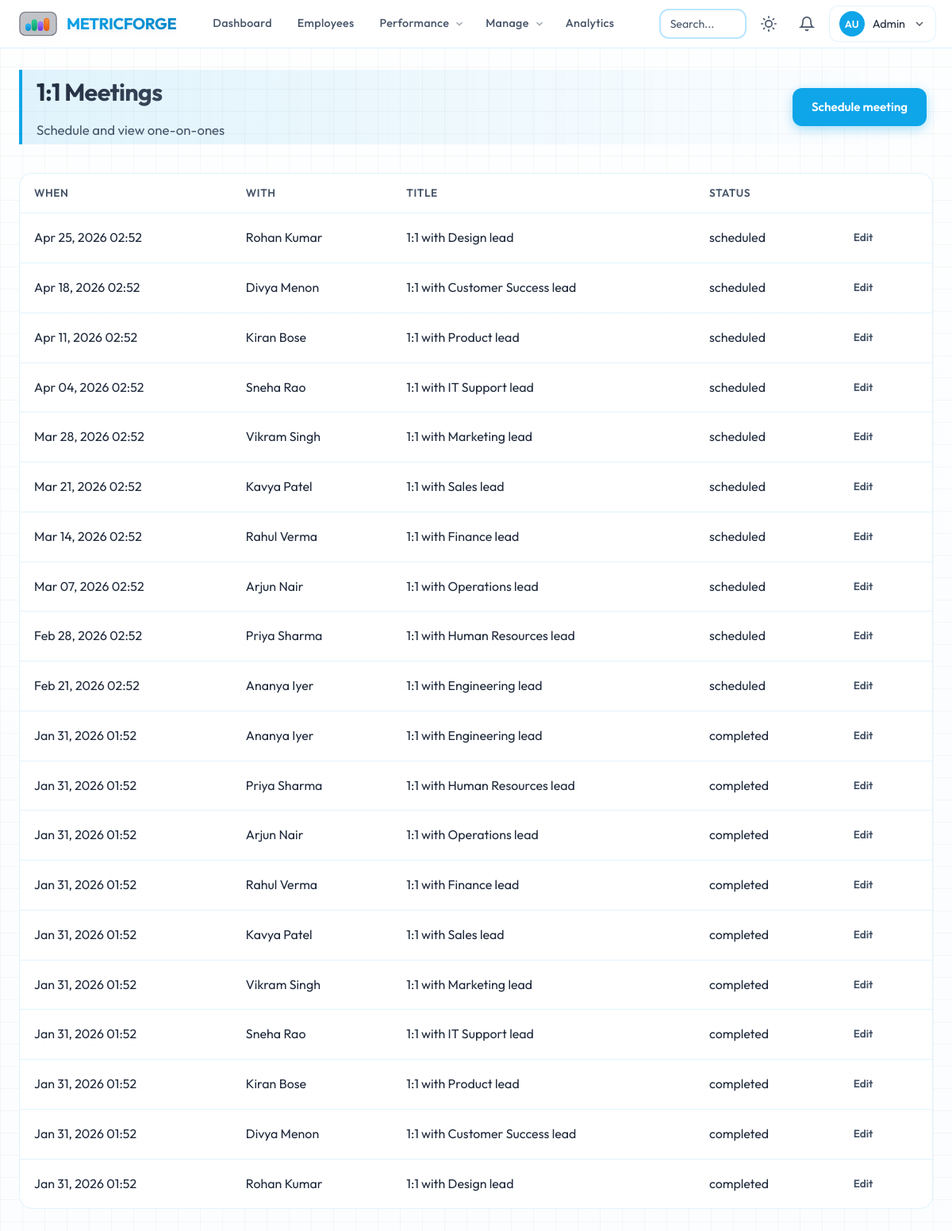
Screenshot of /meetings/ (signed in) with the database file from the repository.
### app/models/user.py (models this page shows, shortened)
class User(UserMixin, db.Model):
    __tablename__ = "users"
    id = db.Column(db.Integer, primary_key=True)
    email = db.Column(db.String(120), unique=True, nullable=False, index=True)
    username = db.Column(db.String(80), unique=True, nullable=False, index=True)
    password_hash = db.Column(db.String(256), nullable=False)
    first_name = db.Column(db.String(80), nullable=False)
    last_name = db.Column(db.String(80), nullable=False)
    avatar_url = db.Column(db.String(256), nullable=True)
    role = db.Column(db.String(20), nullable=False, default=Role.EMPLOYEE)
    department_id = db.Column(db.Integer, db.ForeignKey("departments.id"), nullable=True)
    manager_id = db.Column(db.Integer, db.ForeignKey("users.id"), nullable=True)
    job_title = db.Column(db.String(120), nullable=True)
    phone = db.Column(db.String(24), nullable=True)
    is_active = db.Column(db.Boolean, default=True, nullable=False)
    created_at = db.Column(db.DateTime, default=datetime.utcnow)
    updated_at = db.Column(db.DateTime, default=datetime.utcnow, onupdate=datetime.utcnow)
    last_login = db.Column(db.DateTime, nullable=True)
    department = db.relationship("Department", foreign_keys=[department_id], backref=db.backref("members", lazy="dynamic"))
    manager = db.relationship("User", remote_side=[id], backref=db.backref("direct_reports", lazy="dynamic"))
    @property
    def full_name(self):
        return f"{self.first_name} {self.last_name}"
    def is_admin(self):
        return self.role == Role.ADMIN
    def is_manager(self):
        return self.role in (Role.ADMIN, Role.MANAGER)

### app/models/meeting.py (models this page shows)
class Meeting(db.Model):
    __tablename__ = "meetings"
    id = db.Column(db.Integer, primary_key=True)
    employee_id = db.Column(db.Integer, db.ForeignKey("users.id"), nullable=False)
    manager_id = db.Column(db.Integer, db.ForeignKey("users.id"), nullable=False)
    scheduled_at = db.Column(db.DateTime, nullable=False)
    duration_minutes = db.Column(db.Integer, default=30)
    title = db.Column(db.String(200), nullable=True)
    agenda = db.Column(db.Text, nullable=True)
    notes = db.Column(db.Text, nullable=True)
    status = db.Column(db.String(20), default="scheduled")  # scheduled, completed, cancelled
    created_at = db.Column(db.DateTime, default=datetime.utcnow)
    updated_at = db.Column(db.DateTime, default=datetime.utcnow, onupdate=datetime.utcnow)
    employee = db.relationship("User", foreign_keys=[employee_id])
    manager = db.relationship("User", foreign_keys=[manager_id])

### app/routes/meetings.py (the view)
@meetings_bp.route("/")
@login_required
def index():
    meetings = (
        Meeting.query.filter(
            (Meeting.employee_id == current_user.id) | (Meeting.manager_id == current_user.id),
        )
        .order_by(Meeting.scheduled_at.desc())
        .all()
    )
    return render_template("meetings/index.html", meetings=meetings)

### app/utils/performance.py (called while the page is built)
def _clamp(value: Optional[float], minimum: float = 0.0, maximum: float = 100.0) -> Optional[float]:
    if value is None:
        return None
    return max(minimum, min(maximum, float(value)))

def compute_user_latest_score(
    user_id: int,
    months: int = 3,
    start_date: Optional[datetime] = None,
    end_date: Optional[datetime] = None,
) -> Optional[float]:
    from datetime import timedelta
    if end_date is None:
        end_date = datetime.utcnow()
    if start_date is None:
        start_date = end_date - timedelta(days=months * 31)
    series = compute_user_performance_series(
        user_id=user_id,
        start_date=start_date,
        end_date=end_date,
        max_points=months,
    )
    if not series:
        return None
    scores = [s for _, s in series]
    return round(sum(scores) / len(scores), 1)

### app/utils/rankings.py (called while the page is built)
def get_employees_with_scores(
    department_id: Optional[int] = None,
    months: int = RANKING_MONTHS,
) -> List[Tuple[User, float]]:
    query = User.query.filter(
        User.role == Role.EMPLOYEE,
        User.is_active.is_(True),
        User.department_id.isnot(None),
    )
    if department_id is not None:
        query = query.filter(User.department_id == department_id)
    users = query.all()
    result = []
    for u in users:
        score = compute_user_latest_score(u.id, months=months)
        result.append((u, score if score is not None else 0.0))
    result.sort(key=lambda x: x[1], reverse=True)
    return result

def get_overall_top_performers(
    top_n: int = 3,
    months: int = RANKING_MONTHS,
) -> List[Tuple[User, float]]:
    return get_employees_with_scores(department_id=None, months=months)[:top_n]

### app/templates/meetings/index.html (shortened to what this page needs)
{% extends "base.html" %}
{% block content %}
<div class="page-header reveal">
    <div class="flex justify-between align-center flex-wrap gap-2">
        <div>
            <h1 class="page-title">1:1 Meetings</h1>
            <p class="page-subtitle">Schedule and view one-on-ones</p>
        </div>
        {% if current_user.is_manager() %}
        <a href="{{ url_for('meetings.create') }}" class="btn btn-primary">Schedule meeting</a>
        {% endif %}
    </div>
</div>
<div class="table-wrap reveal">
    <table class="table">
        <thead>
            <tr>
                <th>When</th>
                <th>With</th>
                <th>Title</th>
                <th>Status</th>
                <th></th>
            </tr>
        </thead>
        <tbody>
            {% for m in meetings %}
            <tr>
                <td>{{ m.scheduled_at.strftime('%b %d, %Y %H:%M') }}</td>
                <td>{% if m.employee_id == current_user.id %}{{ m.manager.full_name }}{% else %}{{ m.employee.full_name }}{% endif %}</td>
                <td>{{ m.title or '—' }}</td>
                <td><span class="badge status-{{ m.status }}">{{ m.status }}</span></td>
                <td>{% if m.manager_id == current_user.id %}<a href="{{ url_for('meetings.edit', meeting_id=m.id) }}" class="btn btn-ghost btn-sm">Edit</a>{% else %}—{% endif %}</td>
            </tr>
            {% endfor %}
        </tbody>
    </table>
</div>
{% endblock %}

### app/templates/base.html (shortened to what this page needs)
<!DOCTYPE html>
<html lang="en" data-theme="light">
<head>
    <link rel="stylesheet" href="{{ url_for('static', filename='css/main.css') }}">
</head>
<body class="page-wrap">
    {% if current_user.is_authenticated %}
    <header class="main-header">
        <div class="header-inner">
            <a href="{{ url_for('dashboard.home') }}" class="logo logo-bar-graph" id="main-logo" role="button" aria-label="MetricForge home">
                <span class="logo-text">MetricForge</span>
            </a>
            <nav class="main-nav" aria-label="Main">
                <a href="{{ url_for('dashboard.home') }}" class="nav-link" data-tooltip="Overview, goals &amp; activity">Dashboard</a>
                <a href="{{ url_for('employees.index') }}" class="nav-link" data-tooltip="Browse team members">Employees</a>
                <div class="nav-item-dropdown">
                    <a href="#" class="nav-link nav-dropdown-trigger" onclick="return false;">
                        Performance
                        <svg class="chevron-icon" viewBox="0 0 24 24" fill="none" stroke="currentColor" stroke-width="2"><polyline points="6 9 12 15 18 9"/></svg>
                    </a>
                </div>
                {% if current_user.is_manager() or current_user.is_admin() %}
                <div class="nav-item-dropdown">
                    <a href="#" class="nav-link nav-dropdown-trigger" onclick="return false;">
                        Manage
                        <svg class="chevron-icon" viewBox="0 0 24 24" fill="none" stroke="currentColor" stroke-width="2"><polyline points="6 9 12 15 18 9"/></svg>
                    </a>
                </div>
                {% endif %}
                <a href="{{ url_for('analytics.index') }}" class="nav-link" data-tooltip="Org analytics">Analytics</a>
            </nav>
            <div class="header-actions">
                <div class="search-wrap">
                    <input type="search" id="global-search" class="search-input" placeholder="Search..." autocomplete="off">
                </div>
                <button type="button" class="btn-icon theme-toggle" id="theme-toggle" aria-label="Toggle theme">
                    <svg class="icon-sun" viewBox="0 0 24 24" fill="none" stroke="currentColor" stroke-width="2" stroke-linecap="round"><circle cx="12" cy="12" r="5"/><path d="M12 1v2M12 21v2M4.22 4.22l1.42 1.42M18.36 18.36l1.42 1.42M1 12h2M21 12h2M4.22 19.78l1.42-1.42M18.36 5.64l1.42-1.42"/></svg>
                </button>
                <a href="{{ url_for('notifications.index') }}" class="btn-icon notif-link" aria-label="Notifications">
                    <svg viewBox="0 0 24 24" fill="none" stroke="currentColor" stroke-width="2" stroke-linecap="round"><path d="M18 8A6 6 0 0 0 6 8c0 7-3 9-3 9h18s-3-2-3-9"/><path d="M13.73 21a2 2 0 0 1-3.46 0"/></svg>
                </a>
                <div class="user-menu-wrap">
                    <button type="button" class="user-menu-btn" id="user-menu-btn" aria-expanded="false">
                        {% if current_user.avatar_url %}
                        <img src="{{ url_for('static', filename=current_user.avatar_url) }}" alt="" class="avatar-sm">
                        {% else %}
                        <span class="avatar-placeholder">{{ (current_user.first_name[0] + current_user.last_name[0])|upper }}</span>
                        {% endif %}
                        <span class="user-name">{{ current_user.first_name }}</span>
                        <svg class="chevron-icon" viewBox="0 0 24 24" fill="none" stroke="currentColor" stroke-width="2"><polyline points="6 9 12 15 18 9"/></svg>
                    </button>
                </div>
            </div>
        </div>
    </header>
    <main class="main-content">
        {% block content %}{% endblock %}
    </main>
    {% endif %}
</body>
</html>

### rows the page displays
User: first_name+last_name "AU", first_name "Admin"
Meeting: scheduled_at "Apr 25, 2026 02:52", employee.full_name "Rohan Kumar", title "1:1 with Design lead", status "scheduled"
Meeting: scheduled_at "Apr 18, 2026 02:52", employee.full_name "Divya Menon", title "1:1 with Customer Success lead", status "scheduled"
Meeting: scheduled_at "Apr 11, 2026 02:52", employee.full_name "Kiran Bose", title "1:1 with Product lead", status "scheduled"
Meeting: scheduled_at "Apr 04, 2026 02:52", employee.full_name "Sneha Rao", title "1:1 with IT Support lead", status "scheduled"
Meeting: scheduled_at "Mar 28, 2026 02:52", employee.full_name "Vikram Singh", title "1:1 with Marketing lead", status "scheduled"
Meeting: scheduled_at "Mar 21, 2026 02:52", employee.full_name "Kavya Patel", title "1:1 with Sales lead", status "scheduled"
Meeting: scheduled_at "Mar 14, 2026 02:52", employee.full_name "Rahul Verma", title "1:1 with Finance lead", status "scheduled"
Meeting: scheduled_at "Mar 07, 2026 02:52", employee.full_name "Arjun Nair", title "1:1 with Operations lead", status "scheduled"
Meeting: scheduled_at "Feb 28, 2026 02:52", employee.full_name "Priya Sharma", title "1:1 with Human Resources lead", status "scheduled"
Meeting: scheduled_at "Feb 21, 2026 02:52", employee.full_name "Ananya Iyer", title "1:1 with Engineering lead", status "scheduled"
Meeting: scheduled_at "Jan 31, 2026 01:52", employee.full_name "Ananya Iyer", title "1:1 with Engineering lead", status "completed"
Meeting: scheduled_at "Jan 31, 2026 01:52", employee.full_name "Priya Sharma", title "1:1 with Human Resources lead", status "completed"
Meeting: scheduled_at "Jan 31, 2026 01:52", employee.full_name "Arjun Nair", title "1:1 with Operations lead", status "completed"
Meeting: scheduled_at "Jan 31, 2026 01:52", employee.full_name "Rahul Verma", title "1:1 with Finance lead", status "completed"
Meeting: scheduled_at "Jan 31, 2026 01:52", employee.full_name "Kavya Patel", title "1:1 with Sales lead", status "completed"
Meeting: scheduled_at "Jan 31, 2026 01:52", employee.full_name "Vikram Singh", title "1:1 with Marketing lead", status "completed"
Meeting: scheduled_at "Jan 31, 2026 01:52", employee.full_name "Sneha Rao", title "1:1 with IT Support lead", status "completed"
Meeting: scheduled_at "Jan 31, 2026 01:52", employee.full_name "Kiran Bose", title "1:1 with Product lead", status "completed"
Meeting: scheduled_at "Jan 31, 2026 01:52", employee.full_name "Divya Menon", title "1:1 with Customer Success lead", status "completed"
Meeting: scheduled_at "Jan 31, 2026 01:52", employee.full_name "Rohan Kumar", title "1:1 with Design lead", status "completed"
